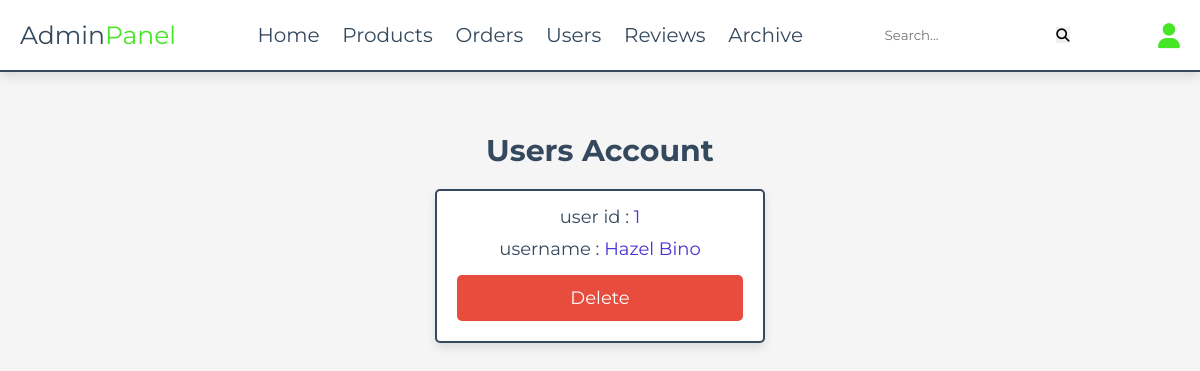
The page /admin/users_accounts.php (signed in) on the database as committed earlier.
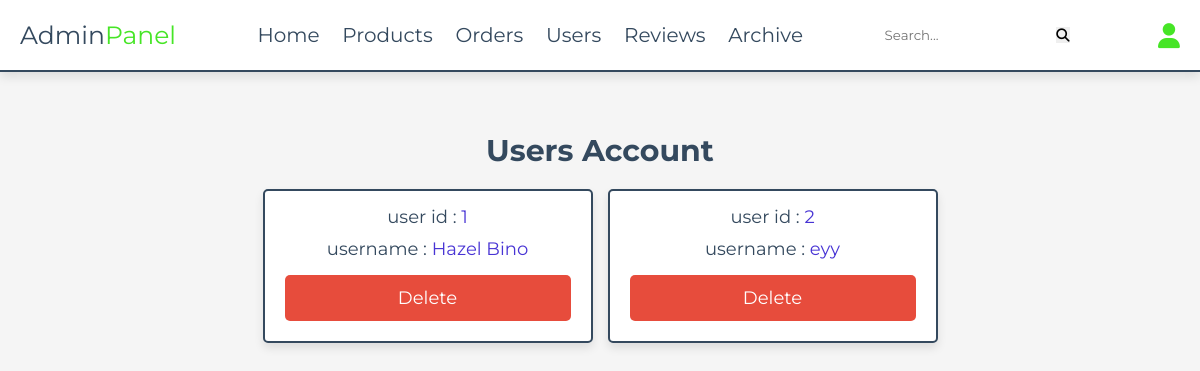
The same page on the database as committed later.
### tables this page shows
CREATE TABLE `users` (
  `id` int(100) NOT NULL,
  `name` varchar(20) NOT NULL,
  `email` varchar(50) NOT NULL,
  `number` varchar(10) NOT NULL,
  `password` varchar(50) NOT NULL,
  `address` varchar(500) NOT NULL
);

### admin/users_accounts.php (the view, shortened to what this page needs)
<?php
include '../components/connect.php';
?>
<!DOCTYPE html>
<html lang="en">
<head>
   <link rel="stylesheet" href="https://cdnjs.cloudflare.com/ajax/libs/font-awesome/6.1.1/css/all.min.css">
   <link rel="stylesheet" href="../css/admin_style.css">
</head>
<body>
<?php include '../components/admin_header.php' ?>
<section class="accounts">
   <h1 class="heading">users account</h1>
   <div class="box-container">
   <?php
      $select_account = $conn->prepare("SELECT * FROM `users`");
      $select_account->execute();
      if($select_account->rowCount() > 0){
         while($fetch_accounts = $select_account->fetch(PDO::FETCH_ASSOC)){
   ?>
   <div class="box">
      <p> user id : <span><?= $fetch_accounts['id']; ?></span> </p>
      <p> username : <span><?= $fetch_accounts['name']; ?></span> </p>
      <a href="users_accounts.php?delete=<?= $fetch_accounts['id']; ?>" class="delete-btn" onclick="return confirm('delete this account?');">delete</a>
   </div>
   <?php
      }
   }else{
      echo '<p class="empty">no accounts available</p>';
   }
   ?>
   </div>
</section>
</body>
</html>

Rows that differ between the two databases and show on the page:
added users: id "2", name "eyy"
